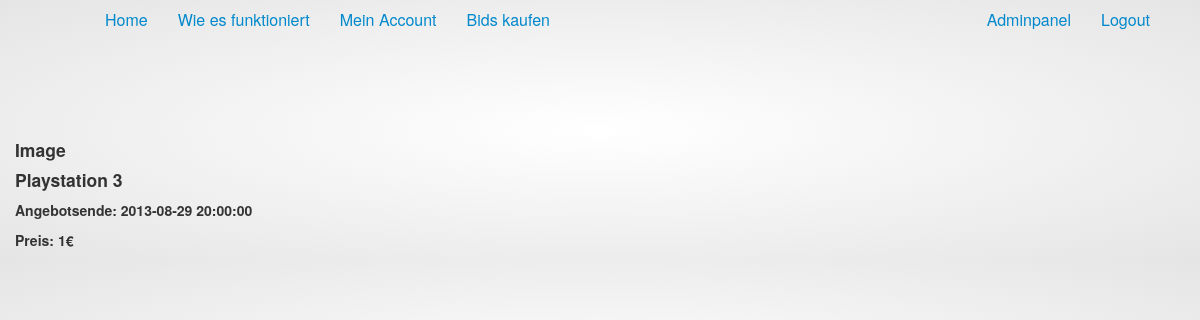
The page / (signed in) on the database its author committed.
### tables this page shows
CREATE TABLE IF NOT EXISTS `artikel` (
  `id` int(20) NOT NULL AUTO_INCREMENT,
  `artikelname` varchar(20) NOT NULL,
  `artikelbeschreibung` longtext NOT NULL,
  `kategorie` varchar(20) NOT NULL,
  `preis` int(10) NOT NULL,
  `hoechstbietender` varchar(20) NOT NULL,
  `gebotsanzahl` int(20) NOT NULL,
  `aktiv` tinyint(1) NOT NULL,
  `startzeit` datetime NOT NULL,
  `endzeit` datetime NOT NULL,
  PRIMARY KEY (`id`)
);

### index.php (the view, shortened to what this page needs)
<?php
	include("header.php");
?>
	<div class="container">
		<div class="artikel_heading">
        	<?php
				$sql = "SELECT * FROM artikel WHERE startzeit > NOW()";
				$db_erg = mysql_query( $sql );
				while ($zeile = mysql_fetch_array( $db_erg, MYSQL_ASSOC))
				{
			?>
            	<div class="row-fluid" id="article">
                	<div class="span3">
                    	<h4>Image</h4>
                    	<?php
   							  echo "<h4>". $zeile['artikelname'] . "</h4>";
							  echo "<h5>Angebotsende: ".$zeile['endzeit']."</h5>";
							  echo "<h5>Preis: ".$zeile['preis']."€</h5>";
							  }
						?>
                    </div>
                </div>
        </div>
	</div>
</body>
</html>

### styles.css (style rules this page uses)
body { background: rgb(255,255,255); background: -moz-radial-gradient(center, ellipse cover, rgba(255,255,255,1) 0%, rgba(229,229,229,1) 100%); background: -webkit-gradient(radial, center center, 0px, center center, 100%, color-stop(0%,rgba(255,255,255,1)), color-stop(100%,rgba(229,229,229,1))); background: -webkit-radial-gradient(center, ellipse cover, rgba(255,255,255,1) 0%,rgba(229,229,229,1) 100%); background: -o-radial-gradient(center, ellipse cover, rgba(255,255,255,1) 0%,rgba(229,229,229,1) 100%); background: -ms-radial-gradient(center, ellipse cover, rgba(255,255,255,1) 0%,rgba(229,229,229,1) 100%); background: radial-gradient(ellipse at center, rgba(255,255,255,1) 0%,rgba(229,229,229,1) 100%); filter: progid:DXImageTransform.Microsoft.gradient( startColorstr='#ffffff', endColorstr='#e5e5e5',GradientType=1 ); }
#article { margin-top: 100px; }

### rows shown on the page
artikel: artikelname "Playstation 3", endzeit "2013-08-29 20:00:00", preis "1"
